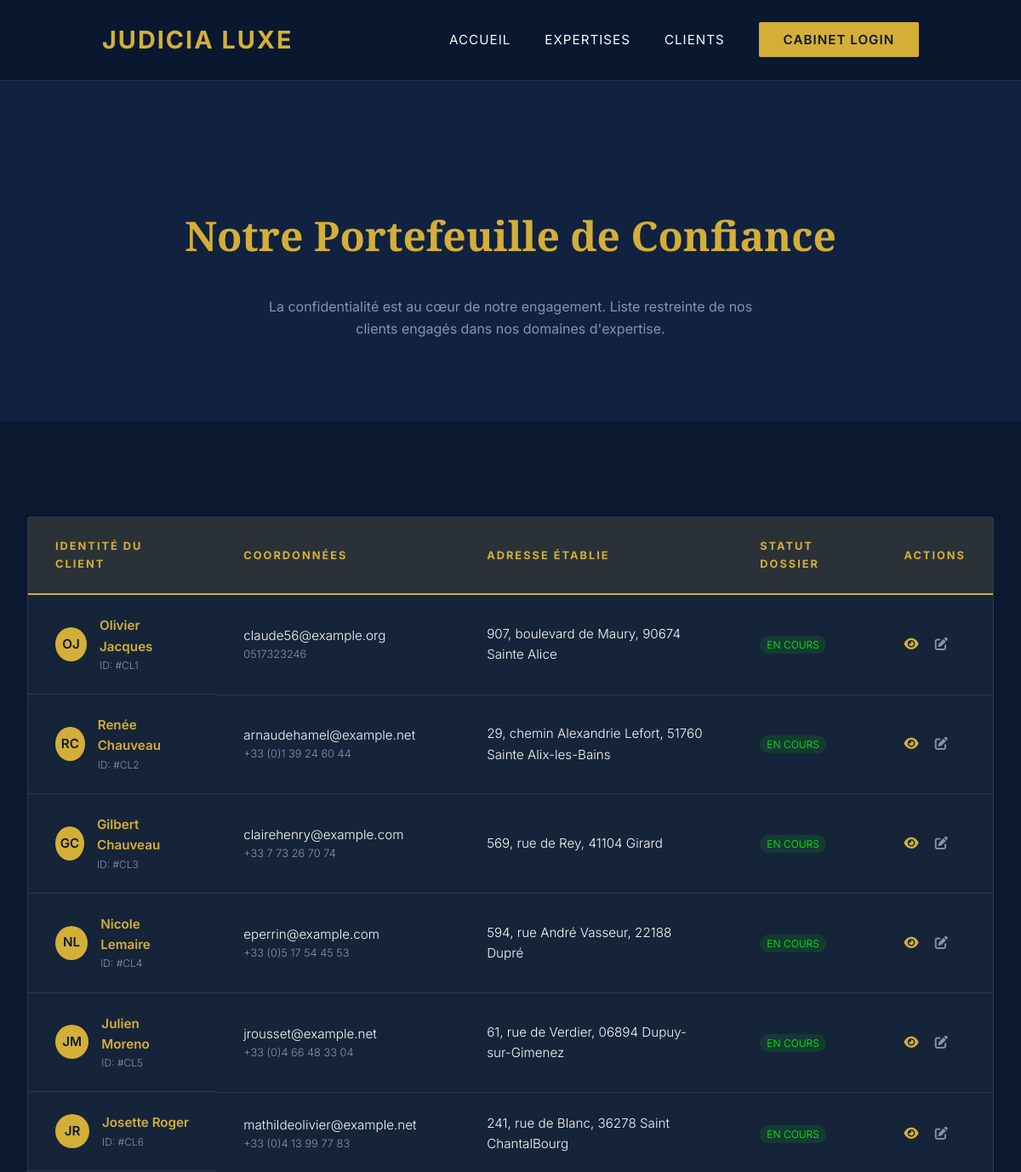
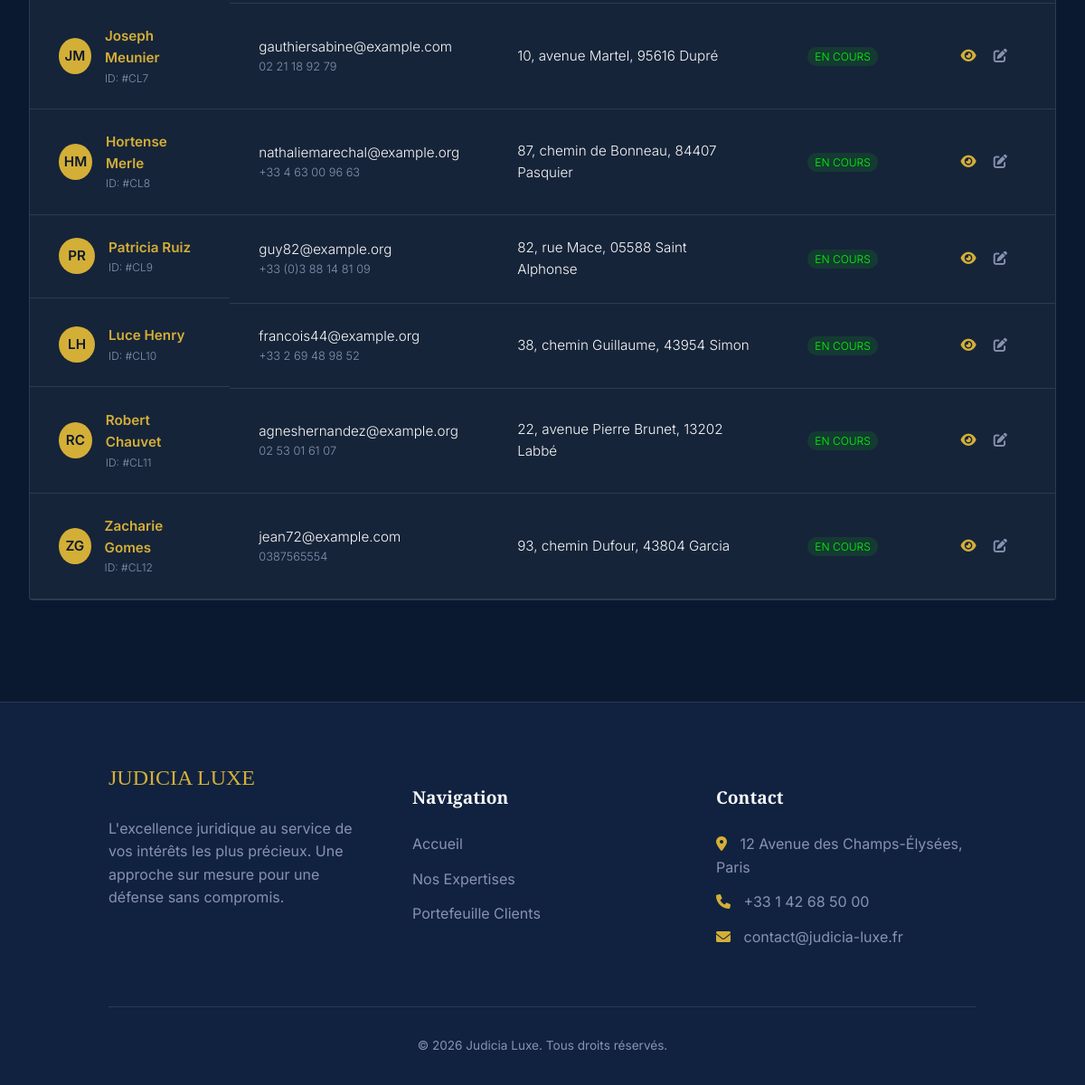
/clients/, run on the app's committed database (2 pictures, top to bottom).
### clients/models.py (models this page shows, shortened)
class Client(models.Model):
    first_name = models.CharField(max_length=100)
    last_name = models.CharField(max_length=100)
    email = models.EmailField(unique=True)
    phone = models.CharField(max_length=20)
    address = models.TextField()
    created_at = models.DateTimeField(auto_now_add=True)

### clients/views.py (the view)
# urls.py: path('', views.client_list, name='client_list'),
def client_list(request):
    clients = Client.objects.all()
    return render(request, 'clients/client_list.html', {'clients': clients})

### clients/templates/clients/client_list.html (shortened to what this page needs)
{% extends 'base.html' %}
{% block content %}
    <header class="page-header">
        <div class="container animate-fade">
            <h1>Notre Portefeuille de Confiance</h1>
            <p style="text-align: center; max-width: 600px; margin: 1rem auto; color: var(--text-muted);">
                La confidentialité est au cœur de notre engagement. Liste restreinte de nos clients engagés dans nos domaines d'expertise.
            </p>
        </div>
    </header>
    <div class="container">
        <div class="client-table-container">
            <table>
                <thead>
                    <tr>
                        <th>Identité du Client</th>
                        <th>Coordonnées</th>
                        <th>Adresse Établie</th>
                        <th>Statut Dossier</th>
                        <th>Actions</th>
                    </tr>
                </thead>
                <tbody>
                    {% for client in clients %}
                        <tr>
                            <td style="display: flex; align-items: center;">
                                <div class="client-initials">{{ client.first_name|first }}{{ client.last_name|first }}</div>
                                <div>
                                    <div style="font-weight: 600; color: var(--accent);">{{ client.first_name }} {{ client.last_name }}</div>
                                    <div style="font-size: 0.75rem; color: var(--text-muted);">ID: #CL{{ client.id }}</div>
                                </div>
                            </td>
                            <td>
                                <div>{{ client.email }}</div>
                                <div style="font-size: 0.8rem; color: var(--text-muted);">{{ client.phone }}</div>
                            </td>
                            <td>{{ client.address }}</td>
                            <td><span class="client-badge-active">EN COURS</span></td>
                            <td>
                                <a href="#" style="color: var(--accent);"><i class="fas fa-eye"></i></a>
                                <a href="#" style="color: var(--text-muted); margin-left: 15px;"><i class="fas fa-edit"></i></a>
                            </td>
                        </tr>
                    {% empty %}
                        <tr>
                            <td colspan="5" style="text-align: center; padding: 4rem; color: var(--text-muted);">Aucun client n'est actuellement référencé dans notre base de données sécurisée.</td>
                        </tr>
                    {% endfor %}
                </tbody>
            </table>
        </div>
    </div>
{% endblock %}

### templates/base.html (shortened to what this page needs)
<!DOCTYPE html>
<html lang="en">
<head>
    <link rel="stylesheet" href="https://cdnjs.cloudflare.com/ajax/libs/font-awesome/6.0.0/css/all.min.css">
</head>
<body>
    <nav>
        <a href="{% url 'home' %}" class="logo">JUDICIA LUXE</a>
        <ul class="nav-links">
            <li><a href="{% url 'home' %}">Accueil</a></li>
            <li><a href="{% url 'service_list' %}">Expertises</a></li>
            <li><a href="{% url 'client_list' %}">Clients</a></li>
            <li><a href="/admin/" class="cta-btn">Cabinet Login</a></li>
        </ul>
    </nav>
    <main>
        {% block content %}{% endblock %}
    </main>
    <footer>
        <div class="footer-grid">
            <div class="footer-about">
                <div class="footer-logo brand-font">JUDICIA LUXE</div>
                <p style="color: var(--text-muted);">L'excellence juridique au service de vos intérêts les plus précieux. Une approche sur mesure pour une défense sans compromis.</p>
            </div>
            <div class="footer-links">
                <h4>Navigation</h4>
                <ul>
                    <li><a href="{% url 'home' %}">Accueil</a></li>
                    <li><a href="{% url 'service_list' %}">Nos Expertises</a></li>
                    <li><a href="{% url 'client_list' %}">Portefeuille Clients</a></li>
                </ul>
            </div>
            <div class="footer-links">
                <h4>Contact</h4>
                <ul style="color: var(--text-muted);">
                    <li><i class="fas fa-map-marker-alt" style="color: var(--accent); margin-right: 10px;"></i> 12 Avenue des Champs-Élysées, Paris</li>
                    <li><i class="fas fa-phone" style="color: var(--accent); margin-right: 10px;"></i> +33 1 42 68 50 00</li>
                    <li><i class="fas fa-envelope" style="color: var(--accent); margin-right: 10px;"></i> contact@judicia-luxe.fr</li>
                </ul>
            </div>
        </div>
        <div class="copyright">
            &copy; 2026 Judicia Luxe. Tous droits réservés.
        </div>
    </footer>
</body>
</html>

### data on the page
Client: first_name|first "O", last_name|first "J", first_name "Olivier", last_name "Jacques", id "1", email "claude56@example.org", phone "0517323246", address "907, boulevard de Maury, 90674 Sainte Alice"
Client: first_name|first "R", last_name|first "C", first_name "Renée", last_name "Chauveau", id "2", email "arnaudehamel@example.net", phone "+33 (0)1 39 24 60 44", address "29, chemin Alexandrie Lefort, 51760 Sainte Alix-les-Bains"
Client: first_name|first "G", last_name|first "C", first_name "Gilbert", last_name "Chauveau", id "3", email "clairehenry@example.com", phone "+33 7 73 26 70 74", address "569, rue de Rey, 41104 Girard"
Client: first_name|first "N", last_name|first "L", first_name "Nicole", last_name "Lemaire", id "4", email "eperrin@example.com", phone "+33 (0)5 17 54 45 53", address "594, rue André Vasseur, 22188 Dupré"
Client: first_name|first "J", last_name|first "M", first_name "Julien", last_name "Moreno", id "5", email "jrousset@example.net", phone "+33 (0)4 66 48 33 04", address "61, rue de Verdier, 06894 Dupuy-sur-Gimenez"
Client: first_name|first "J", last_name|first "R", first_name "Josette", last_name "Roger", id "6", email "mathildeolivier@example.net", phone "+33 (0)4 13 99 77 83", address "241, rue de Blanc, 36278 Saint ChantalBourg"
Client: first_name|first "J", last_name|first "M", first_name "Joseph", last_name "Meunier", id "7", email "gauthiersabine@example.com", phone "02 21 18 92 79", address "10, avenue Martel, 95616 Dupré"
Client: first_name|first "H", last_name|first "M", first_name "Hortense", last_name "Merle", id "8", email "nathaliemarechal@example.org", phone "+33 4 63 00 96 63", address "87, chemin de Bonneau, 84407 Pasquier"
Client: first_name|first "P", last_name|first "R", first_name "Patricia", last_name "Ruiz", id "9", email "guy82@example.org", phone "+33 (0)3 88 14 81 09", address "82, rue Mace, 05588 Saint Alphonse"
Client: first_name|first "L", last_name|first "H", first_name "Luce", last_name "Henry", id "10", email "francois44@example.org", phone "+33 2 69 48 98 52", address "38, chemin Guillaume, 43954 Simon"
Client: first_name|first "R", last_name|first "C", first_name "Robert", last_name "Chauvet", id "11", email "agneshernandez@example.org", phone "02 53 01 61 07", address "22, avenue Pierre Brunet, 13202 Labbé"
Client: first_name|first "Z", last_name|first "G", first_name "Zacharie", last_name "Gomes", id "12", email "jean72@example.com", phone "0387565554", address "93, chemin Dufour, 43804 Garcia"
